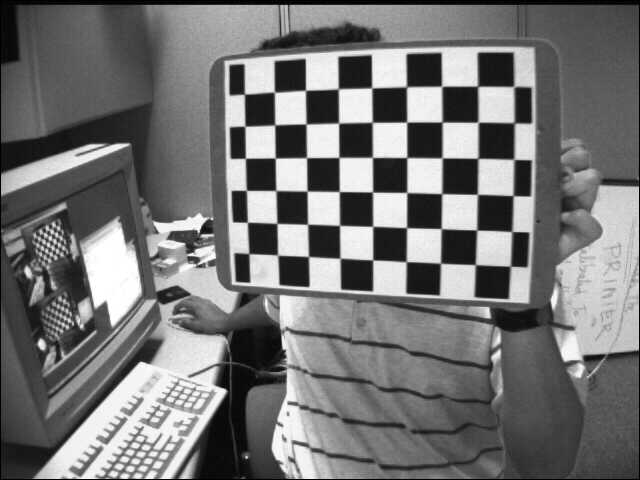
//> input picture tutorial_assigments/StereoVision/cameraCalibration/images/left01.jpg, 640 x 480 px, given in place of the camera
$ ./hist 3   (built with g++ and OpenCV 4)
//> lines starting //> are read from the running program, lines starting //| are printed output that depends on the picture; after the words box and inside, x2 and y2 are one past the last pixel; in counts of white or black regions, pixels touching at a corner belong together
//> further down, frame is the input picture: 480 rows x 640 cols, CV_8UC3; min 0, max 255, mean 116.6
#include "opencv2/opencv.hpp"
#include <opencv2/imgproc/imgproc.hpp>
#include <stdio.h>

using namespace cv;
using namespace std;

void show_histogram(string const& name, Mat1b const& image)
{
//> called with name = "hist"
    // Set histogram bins count
    int bins = 256;
    int histSize[] = {bins};
    // Set ranges for histogram bins
    float lranges[] = {0, 256};
    const float* ranges[] = {lranges};
    // create matrix for histogram
    Mat hist;
    int channels[] = {0};

    // create matrix for histogram visualization
    int const hist_height = 256;
    Mat3b hist_image = Mat3b::zeros(hist_height, bins);

    calcHist(&image, 1, channels, Mat(), hist, 1, histSize, ranges, true, false);
//> hist = 256 values, max 7437 at index 26, min 186 at index 253, mean 1200

    double max_val=0;
    minMaxLoc(hist, 0, &max_val);
//> max_val = 7437

    // visualize each bin
    for(int b = 0; b < bins; b++) {
        float const binVal = hist.at<float>(b);
        int   const height = cvRound(binVal*hist_height/max_val);
        cv::line
            ( hist_image
            , Point(b, hist_height-height), Point(b, hist_height)
            , Scalar::all(255)
            );
    }
//> this loop made 256 passes
//> (binVal, height) on passes 1 to 3: (1644, 57), (362, 12), (365, 13)
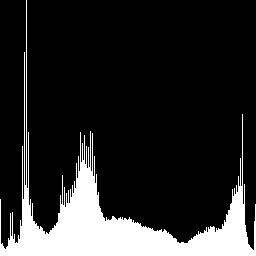
//> hist_image: 256 rows x 256 cols, CV_8UC3; 16.1% white; 1 white region, box (x1, y1, x2, y2) and area: (0, 0, 256, 256) 10573
    namedWindow(name, WINDOW_AUTOSIZE );
    imshow(name, hist_image);

}
int main(int, char* argv[])
{
  //  Mat edges;

    VideoCapture cap(0); // open the default camera
    if(!cap.isOpened())  // check if we succeeded
        return -1;

    Mat edges;
    Mat frame;
    namedWindow("edges",1);
    for(;;)
    {
        cap >> frame; // get a new frame from camera
        cvtColor(frame, edges, COLOR_RGB2GRAY);

         /// Separate the image in 3 places ( B, G and R )


    if(atoi(argv[1])==1){
      vector<Mat> bgr_planes;
      split( frame, bgr_planes );

      /// Establish the number of bins
      int histSize = 256;

      /// Set the ranges ( for B,G,R) )
      float range[] = { 0, 256 } ;
      const float* histRange = { range };

      bool uniform = true; bool accumulate = false;

      Mat b_hist, g_hist, r_hist;

      /// Compute the histograms:
      calcHist( &bgr_planes[0], 1, 0, Mat(), b_hist, 1, &histSize, &histRange, uniform, accumulate );
      calcHist( &bgr_planes[1], 1, 0, Mat(), g_hist, 1, &histSize, &histRange, uniform, accumulate );
      calcHist( &bgr_planes[2], 1, 0, Mat(), r_hist, 1, &histSize, &histRange, uniform, accumulate );

      // Draw the histograms for B, G and R
      int hist_w = 512; int hist_h = 400;
      int bin_w = cvRound( (double) hist_w/histSize );

      Mat histImage( hist_h, hist_w, CV_8UC3, Scalar( 0,0,0) );

      /// Normalize the result to [ 0, histImage.rows ]
    /*  normalize(b_hist, b_hist, 0, histImage.rows, NORM_MINMAX, -1, Mat() );
      normalize(g_hist, g_hist, 0, histImage.rows, NORM_MINMAX, -1, Mat() );
      normalize(r_hist, r_hist, 0, histImage.rows, NORM_MINMAX, -1, Mat() );
*/
      /// Draw for each channel
      for( int i = 1; i < histSize; i++ )
      {
          line( histImage, Point( bin_w*(i-1), hist_h - cvRound(b_hist.at<float>(i-1)) ) ,
                           Point( bin_w*(i), hist_h - cvRound(b_hist.at<float>(i)) ),
                           Scalar( 255, 0, 0), 2, 8, 0  );
          line( histImage, Point( bin_w*(i-1), hist_h - cvRound(g_hist.at<float>(i-1)) ) ,
                           Point( bin_w*(i), hist_h - cvRound(g_hist.at<float>(i)) ),
                           Scalar( 0, 255, 0), 2, 8, 0  );
          line( histImage, Point( bin_w*(i-1), hist_h - cvRound(r_hist.at<float>(i-1)) ) ,
                           Point( bin_w*(i), hist_h - cvRound(r_hist.at<float>(i)) ),
                           Scalar( 0, 0, 255), 2, 8, 0  );
      }

    /// Display
    namedWindow("calcHist Demo", WINDOW_AUTOSIZE );
    imshow("calcHist Demo", histImage );

    imshow("edges", frame);

    }else{
  //     split( edges, bgr_planes );
      //namedWindow("edges",1);
      show_histogram("hist",edges);
      imshow("edges", edges );

    }


      //  imshow("edges", edges);

      //  imshow("edges", edges);
        if(waitKey(30) >= 0) break;
//> the Esc key is pressed
    }
    // the camera will be deinitialized automatically in VideoCapture destructor
    return 0;
}

$ run again, on tutorial_assigments/StereoVision/cameraCalibration/images/left02.jpg
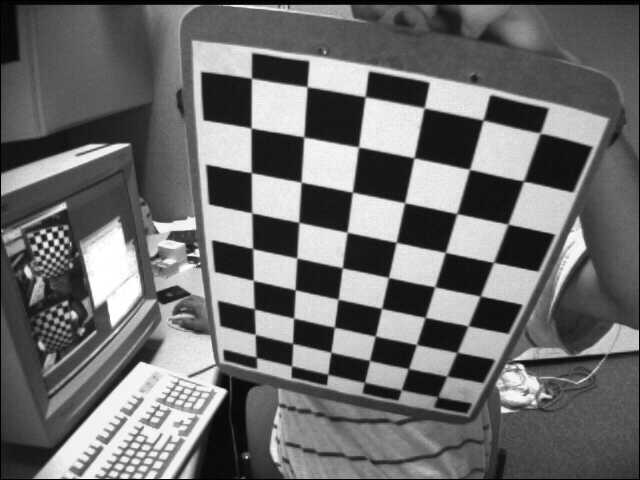
//> input picture tutorial_assigments/StereoVision/cameraCalibration/images/left02.jpg, 640 x 480 px, given in place of the camera
//> frame is the input picture: 480 rows x 640 cols, CV_8UC3; min 0, max 255, mean 109
//> hist = 256 values, max 9331 at index 24, min 202 at index 251, mean 1200
//> max_val = 9331
//> the loop in show_histogram, `for(int b = 0; b < bins; b++)` made 256 passes
//> (binVal, height) on passes 1 to 3: (1633, 45), (383, 11), (385, 11)
//> after the loop in show_histogram, `for(int b = 0; b < bins; b++)`:
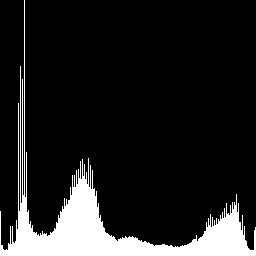
//> hist_image: 256 rows x 256 cols, CV_8UC3; 12.9% white; 1 white region, box (x1, y1, x2, y2) and area: (0, 0, 256, 256) 8429

$ run again, on tutorial_assigments/StereoVision/cameraCalibration/images/left03.jpg
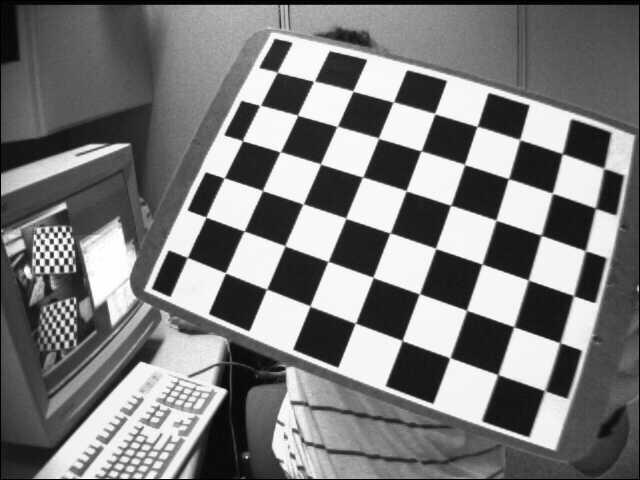
//> input picture tutorial_assigments/StereoVision/cameraCalibration/images/left03.jpg, 640 x 480 px, given in place of the camera
//> frame is the input picture: 480 rows x 640 cols, CV_8UC3; min 0, max 255, mean 122.9
//> hist = 256 values, max 15339 at index 246, min 215 at index 6, mean 1200
//> max_val = 15339
//> the loop in show_histogram, `for(int b = 0; b < bins; b++)` made 256 passes
//> (binVal, height) on passes 1 to 3: (1512, 25), (363, 6), (380, 6)
//> after the loop in show_histogram, `for(int b = 0; b < bins; b++)`:
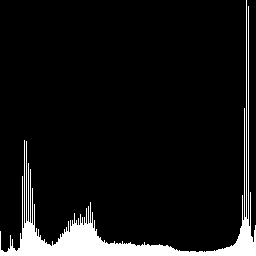
//> hist_image: 256 rows x 256 cols, CV_8UC3; 7.8% white; 1 white region, box (x1, y1, x2, y2) and area: (0, 0, 256, 256) 5128

$ run again, on tutorial_assigments/StereoVision/cameraCalibration/images/left04.jpg
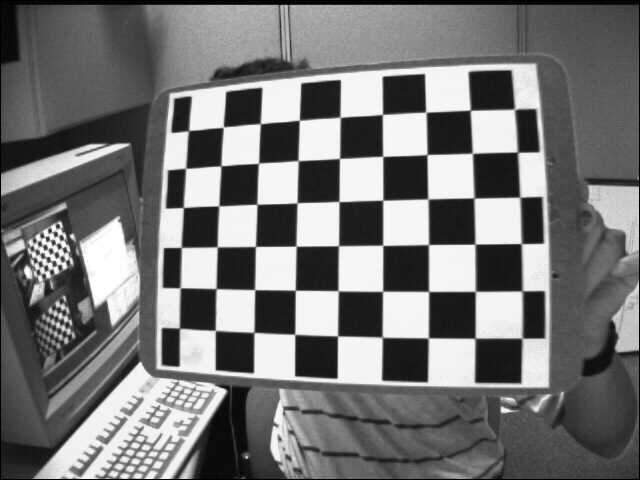
//> input picture tutorial_assigments/StereoVision/cameraCalibration/images/left04.jpg, 640 x 480 px, given in place of the camera
//> frame is the input picture: 480 rows x 640 cols, CV_8UC3; min 0, max 255, mean 117.8
//> hist = 256 values, max 17653 at index 246, min 140 at index 5, mean 1200
//> max_val = 17653
//> the loop in show_histogram, `for(int b = 0; b < bins; b++)` made 256 passes
//> (binVal, height) on passes 1 to 3: (1539, 22), (341, 5), (450, 7)
//> after the loop in show_histogram, `for(int b = 0; b < bins; b++)`:
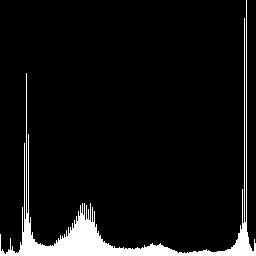
//> hist_image: 256 rows x 256 cols, CV_8UC3; 6.8% white; 1 white region, box (x1, y1, x2, y2) and area: (0, 0, 256, 256) 4455
